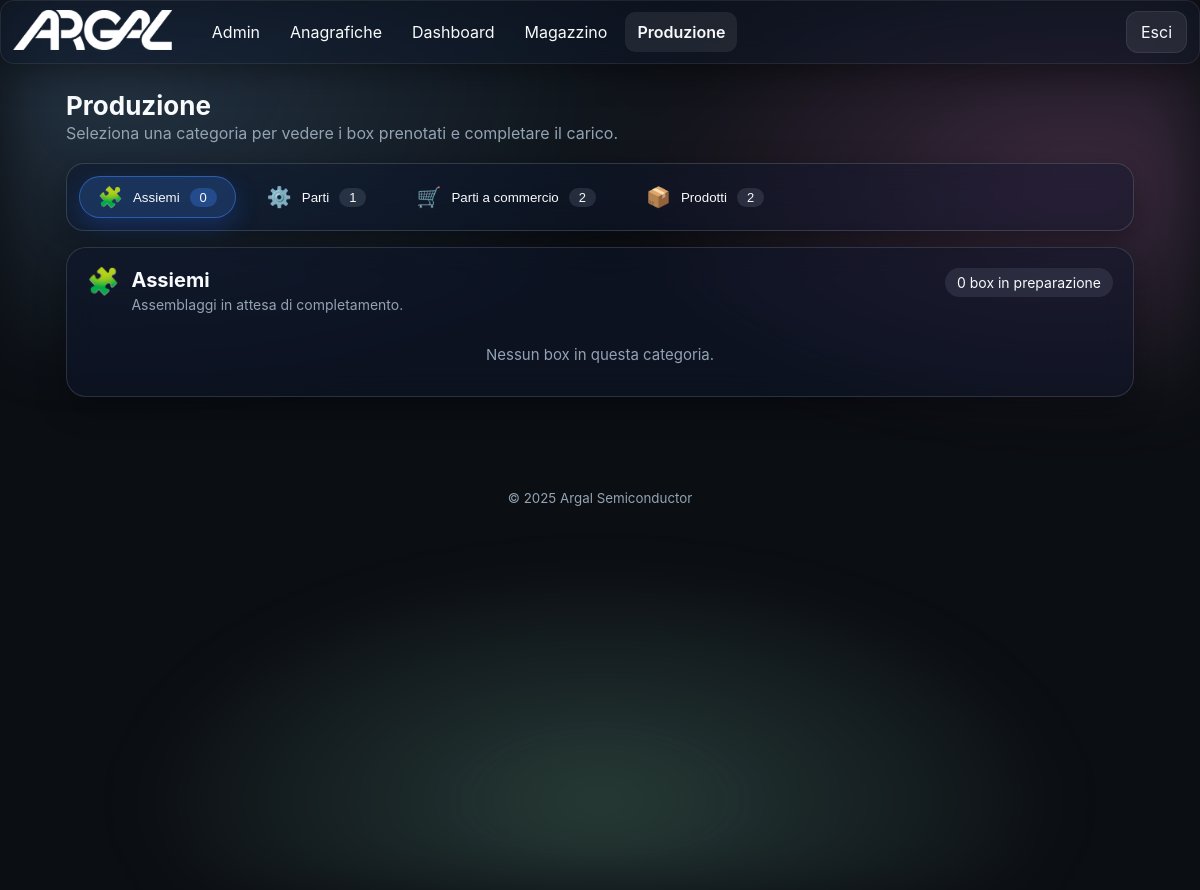
The page /production/ (signed in) on the database its author committed.
### app/models.py (models this page shows)
class TimestampMixin(db.Model):
    __abstract__ = True
    created_at = db.Column(db.DateTime, default=datetime.utcnow)
    updated_at = db.Column(db.DateTime, default=datetime.utcnow, onupdate=datetime.utcnow)

class Module(TimestampMixin):
    __tablename__ = 'modules'
    id = db.Column(db.Integer, primary_key=True)
    name = db.Column(db.String(100), unique=True, nullable=False)
    slug = db.Column(db.String(100), unique=True, nullable=False)
    endpoint = db.Column(db.String(120), unique=True, nullable=False)
    enabled = db.Column(db.Boolean, default=True)
    icon = db.Column(db.String(100), default='cube')

### app/blueprints/production/routes.py (the view, shortened to what this page needs)
@production_bp.route('/')
@login_required
def index():
    try:
        from sqlalchemy import case
        status_order = case(
            (
                ProductionBox.status == 'APERTO', 0
            ),
            (
                ProductionBox.status == 'IN_CARICO', 1
            ),
            (
                ProductionBox.status == 'COMPLETATO', 2
            ),
            (
                ProductionBox.status == 'ARCHIVIATO', 3
            ),
            else_=4
        )
        boxes = (ProductionBox.query
                 .filter(ProductionBox.status.in_(['APERTO','IN_CARICO']))
                 .order_by(status_order, ProductionBox.created_at.desc())
                 .all())
    except Exception:
        boxes = ProductionBox.query.filter(ProductionBox.status.in_(['APERTO','IN_CARICO'])).all()
    try:
        from ...models import Structure
        from flask import current_app
        upload_dir = os.path.join(current_app.static_folder, 'uploads')
        prefix_map: dict[str, str] = {}
        if os.path.isdir(upload_dir):
            try:
                for fname in os.listdir(upload_dir):
                    parts = fname.split('_', 2)
                    if len(parts) >= 2:
                        prefix = parts[0] + '_' + parts[1] + '_'
                        if prefix not in prefix_map:
                            prefix_map[prefix] = fname
            except Exception:
                prefix_map = {}
        for b in boxes:
            root_struct = None
            root_image = None
            try:
                if b.stock_items:
                    dm = b.stock_items[0].datamatrix_code or ''
                    parts = dm.split('|')
                    component_name = None
                    for part in parts:
                        if part.startswith('P='):
                            component_name = part.split('=', 1)[1]
                            break
                    if component_name:
                        root_struct = Structure.query.filter_by(name=component_name).first()
                        if root_struct:
                            prefix_struct = f"sn_{root_struct.id}_"
                            root_image = prefix_map.get(prefix_struct)
                            if not root_image:
                                master = getattr(root_struct, 'component_master', None)
                                if master:
                                    prefix_master = f"cm_{master.id}_"
                                    root_image = prefix_map.get(prefix_master)
                            if not root_image:
                                stype = getattr(root_struct, 'type', None)
                                if stype:
                                    prefix_type = f"st_{stype.id}_"
                                    root_image = prefix_map.get(prefix_type)
            except Exception:
                root_struct = None
                root_image = None
            setattr(b, 'root_structure', root_struct)
            setattr(b, 'root_image_filename', root_image)
    except Exception:
        for b in boxes:
            setattr(b, 'root_structure', None)
            setattr(b, 'root_image_filename', None)
    category_definitions = [
        {
            'key': 'ASSIEME',
            'label': 'Assiemi',
            'icon': '🧩',
            'description': 'Assemblaggi in attesa di completamento.',
        },
        {
            'key': 'PARTE',
            'label': 'Parti',
            'icon': '⚙️',
            'description': 'Componenti meccanici prenotati per il carico.',
        },
        {
            'key': 'COMMERCIALE',
            'label': 'Parti a commercio',
            'icon': '🛒',
            'description': 'Articoli commerciali pronti per la produzione.',
        },
        {
            'key': 'PRODOTTO',
            'label': 'Prodotti',
            'icon': '📦',
            'description': 'Prodotti finiti da completare o collaudare.',
        },
    ]
    grouped_boxes: dict[str, list[ProductionBox]] = {c['key']: [] for c in category_definitions}
    uncategorised: list[ProductionBox] = []
    for box in boxes:
        box_key = getattr(box, 'box_type', None)
        if box_key in grouped_boxes:
            grouped_boxes[box_key].append(box)
        else:
            uncategorised.append(box)
    requested_tab = request.args.get('tab', type=str)
    requested_box_id = request.args.get('box', type=int)
    valid_keys = {c['key'] for c in category_definitions}
    initial_tab = None
    if requested_tab:
        candidate = (requested_tab or '').strip().upper()
        if candidate in valid_keys:
            initial_tab = candidate
    focused_box = None
    if focused_box and not initial_tab:
        candidate = getattr(focused_box, 'box_type', None)
        if candidate in valid_keys:
            initial_tab = candidate
    return render_template(
        'production/index.html',
        boxes=boxes,
        categories=category_definitions,
        grouped_boxes=grouped_boxes,
        active_module='production',
        initial_tab=initial_tab,
        focused_box_id=requested_box_id,
    )

### app/templates/production/index.html (shortened to what this page needs)
{% extends 'base.html' %}
{% block content %}
<section class="section">
  <h2 class="section-title">Produzione</h2>
  <p class="section-subtitle muted">Seleziona una categoria per vedere i box prenotati e completare il carico.</p>
  {% if categories|length == 0 %}
    <p class="muted">Nessun box di produzione presente.</p>
  {% else %}
    <div class="tab-switcher glass">
      {% for cat in categories %}
        {% set count = grouped_boxes.get(cat.key, []) | length %}
        <button class="tab-link{{ ' active' if loop.first else '' }}" type="button" data-tab-target="{{ cat.key }}">
          <span class="icon">{{ cat.icon }}</span>
          <span class="label">{{ cat.label }}</span>
          <span class="badge">{{ count }}</span>
        </button>
      {% endfor %}
    </div>
    {% set status_colors = {'APERTO': '#38bdf8', 'IN_CARICO': '#fbbf24', 'COMPLETATO': '#22c55e', 'ARCHIVIATO': '#a855f7'} %}
    {% set type_colors = {'ASSIEME': '#3b82f6', 'PARTE': '#10b981', 'COMMERCIALE': '#ec4899', 'PRODOTTO': '#f97316', 'ALTRO': '#6366f1'} %}
    {% set type_letters = {'ASSIEME': 'A', 'PARTE': 'P', 'COMMERCIALE': 'C', 'PRODOTTO': 'F', 'ALTRO': '?'} %}
    {% for cat in categories %}
      {% set cat_boxes = grouped_boxes.get(cat.key, []) %}
      <section class="tab-panel glass{{ ' active' if loop.first else '' }}" data-tab-panel="{{ cat.key }}">
        <header class="panel-header">
          <div class="panel-title">
            <span class="panel-icon">{{ cat.icon }}</span>
            <div>
              <h3>{{ cat.label }}</h3>
              <p class="muted">{{ cat.description }}</p>
            </div>
          </div>
          <span class="panel-count">{{ cat_boxes|length }} box in preparazione</span>
        </header>
        {% if cat_boxes %}
          <div class="box-grid">
            {% for box in cat_boxes %}
              {% set prod = box.stock_items[0].product if box.stock_items else None %}
              {% set highlight = focused_box_id and box.id == focused_box_id %}
              <a id="box-{{ box.id }}" class="box-card{% if highlight %} highlight{% endif %}" data-box-type="{{ box.box_type }}" href="{{ url_for('production.production_box_view', box_id=box.id) }}">
                <span class="box-type-badge" style="background:{{ type_colors.get(box.box_type, '#6366f1') }};">
                  {{ type_letters.get(box.box_type, '?') }}
                </span>
                <div class="box-thumb">
                  {% if box.root_image_filename %}
                    <img loading="lazy" src="{{ url_for('static', filename='uploads/' + box.root_image_filename) }}" alt="{{ box.root_structure.name if box.root_structure else '' }}">
                  {% else %}
                    <img src="{{ url_for('static', filename='img/gear.svg') }}" alt="" class="placeholder">
                  {% endif %}
                </div>
                <div class="box-details">
                  <h4>
                    {% if box.root_structure and box.root_structure.name %}
                      {{ box.root_structure.name }}
                    {% elif prod %}
                      {{ prod.name }}
                    {% else %}
                      {{ box.code }}
                    {% endif %}
                  </h4>
                  <p class="muted">Box {{ box.code }}</p>
                  <div class="box-meta">
                    <span class="meta-item">
                      <strong>Quantità</strong>
                      <span>{{ box.stock_items|length }}</span>
                    </span>
                    <span class="meta-item">
                      <strong>Stato</strong>
                      {% set st = box.status or '' %}
                      <span class="status-pill" style="background:{{ status_colors.get(st, '#c084fc') }}20; color:{{ status_colors.get(st, '#c084fc') }};">
                        {{ st }}
                      </span>
                    </span>
                  </div>
                </div>
              </a>
            {% endfor %}
          </div>
        {% else %}
          <p class="muted empty-state">Nessun box in questa categoria.</p>
        {% endif %}
      </section>
    {% endfor %}
  {% endif %}
</section>
{% endblock %}

### app/templates/base.html (shortened to what this page needs)
<!doctype html>
<html lang="it" data-theme="dark">
<head>
  <link rel="stylesheet" href="{{ url_for('static', filename='css/styles.css') }}">
</head>
<body>
  <div class="bg-aurora"></div>
  {% if current_user.is_authenticated and not embedded %}
  <header class="app-header glass">
    <div class="brand">
      <a href="{{ url_for('dashboard.index') }}" class="brand-link" style="display:inline-block;">
        <img src="{{ url_for('static', filename='img/logo.png') }}" alt="Logo" class="logo">
      </a>
    </div>
    <nav class="nav-desktop">
      {% set cur_ep = request.endpoint or '' %}
      {% set detected_bp = (cur_ep.split('.')|first) %}
      {% set forced_bp = None %}
      {% if active_module is defined and active_module %}
        {% set forced_bp = active_module %}
      {% elif g is defined and g.active_module is defined and g.active_module %}
        {% set forced_bp = g.active_module %}
      {% endif %}
      {% set cur_bp = forced_bp if forced_bp else detected_bp %}
      {% for m in enabled_modules %}
        {% set mod_bp = (m.endpoint.split('.')|first) %}
        {% set is_active = (mod_bp == cur_bp) %}
        {% set display_name = 'Anagrafiche' if (m.slug == 'products' or m.name == 'Prodotti') else m.name %}
        <a class="nav-link{{ ' active' if is_active else '' }}" href="{{ url_for(m.endpoint) }}">{{ display_name }}</a>
      {% endfor %}
    </nav>
    <div class="header-actions">
      <a class="btn btn-ghost" href="{{ url_for('auth.logout') }}">Esci</a>
    </div>
  </header>
    {% set cur_ep = request.endpoint or '' %}
    {% set detected_bp = (cur_ep.split('.')|first) %}
    {% set forced_bp = None %}
    {% if active_module is defined and active_module %}
      {% set forced_bp = active_module %}
    {% elif g is defined and g.active_module is defined and g.active_module %}
      {% set forced_bp = g.active_module %}
    {% endif %}
    {% set cur_bp = forced_bp if forced_bp else detected_bp %}
  {% endif %}
  <main class="container">
    {% block content %}{% endblock %}
  </main>
  {% if not embedded %}
  <footer class="app-footer">
    <small>© {{ 2025 }} Argal Semiconductor</small>
  </footer>
  {% endif %}
</body>
</html>

### rows shown on the page
Module: name "Admin"
Module: name "Anagrafiche"
Module: name "Dashboard"
Module: name "Magazzino"
Module: name "Produzione"

### other values the page prints
{{ cat.icon }} "🧩" "⚙️" "🛒" "📦"
{{ cat.label }} "Assiemi" "Parti" "Parti a commercio" "Prodotti"
{{ count }} "0" "1" "2" "2"
{{ cat.icon }} "🧩"
{{ cat.label }} "Assiemi"
{{ cat.description }} "Assemblaggi in attesa di completamento."
{{ cat_boxes|length }} "0"
{{ 2025 }} "2025"
